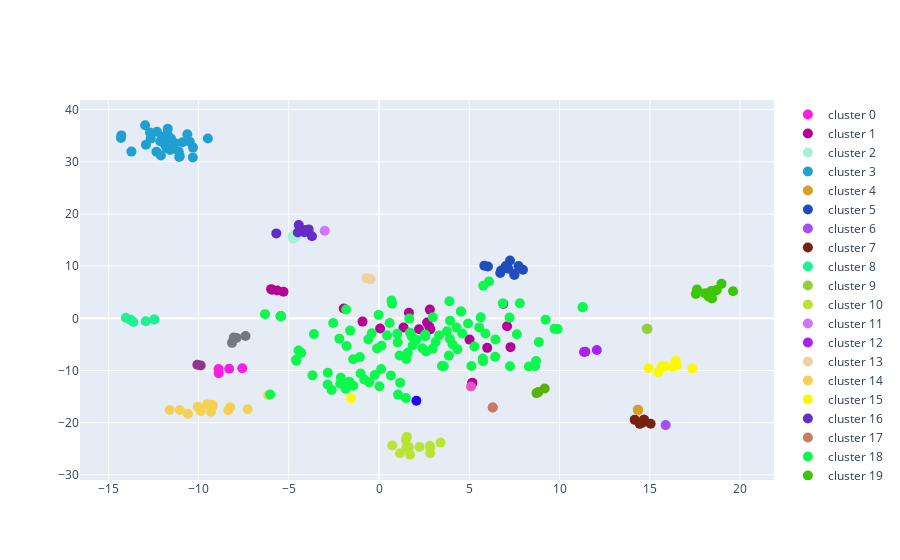

Write notebook code for a chart like this one.
### Code cell
data = []
collect = dict()
#color = ['hsl(' + str(h) + ',80%' + ',50%)' for h in np.linspace(0, 255, n_clusters)]
color = ["#"+''.join([random.choice('0123456789ABCDEF') for j in range(6)])
             for i in range(n_clusters)]
for cluster_id in np.unique(kmeans.labels_):
    cluster_indices = np.where(kmeans.labels_ == cluster_id)    
    cluster_text = df_pool[cluster_indices]
    center_index = centroid_indices[cluster_id]

    cp = principals[cluster_indices]
    data.append(go.Scatter(x = cp[:,0],
                   y = cp[:,1],
                   mode='markers',                    
                hovertext=cluster_text,
                           text = cluster_text,
                           textposition = 'middle right',
                            marker=dict(color=color[cluster_id],
                                                   size=10),
                           name = 'cluster '+ str(cluster_id)
                          ))
#     data.append(go.Scatter(x = [principals[center_index, 0]],
#                    y = [principals[center_index, 1]],
#                            visible=True,
#                    mode='markers',  
#                            marker=dict(color=color[cluster_id],
#                                                    size=15,
#                                                    line=dict(color='black', width=5)),
#                            name = 'centroid cluster '+ str(cluster_id)
#                           ))
    collect[cluster_id] = df_pool[cluster_indices]
    
fig = go.Figure(data=data)

fig.update_layout(
    hoverlabel=dict(
        bgcolor="white",
        font_size=20,

    )
)
fig.show()
#plotly.offline.plot(fig)
